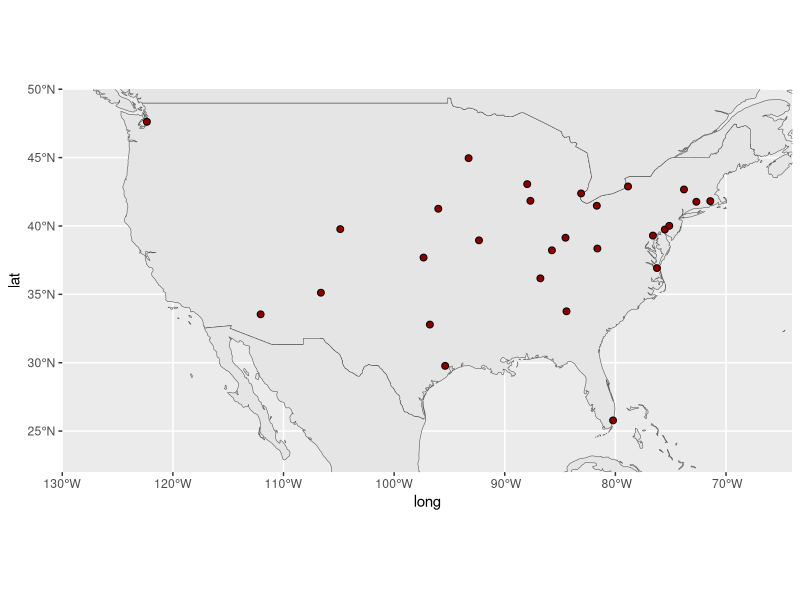
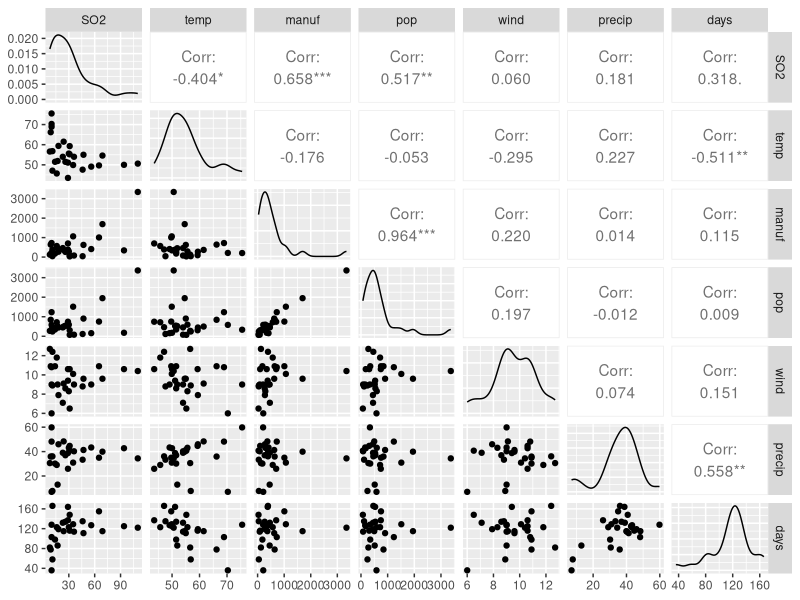
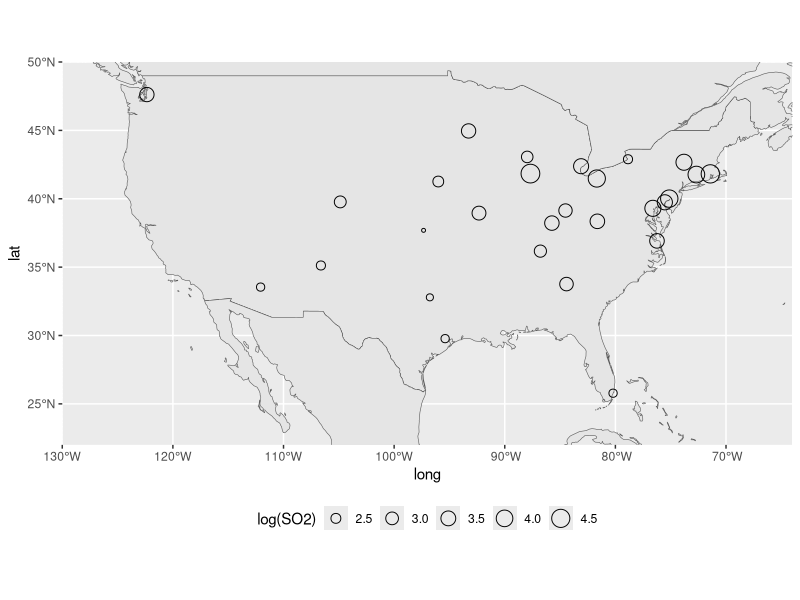
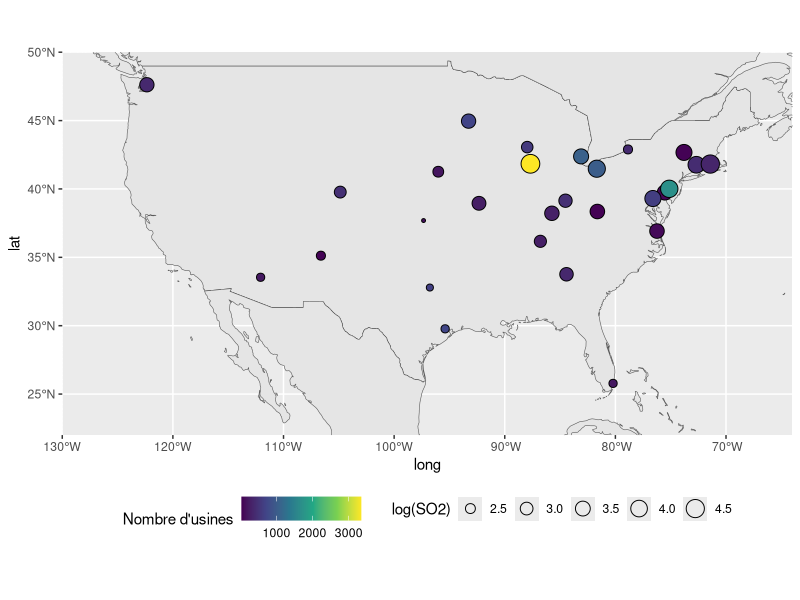
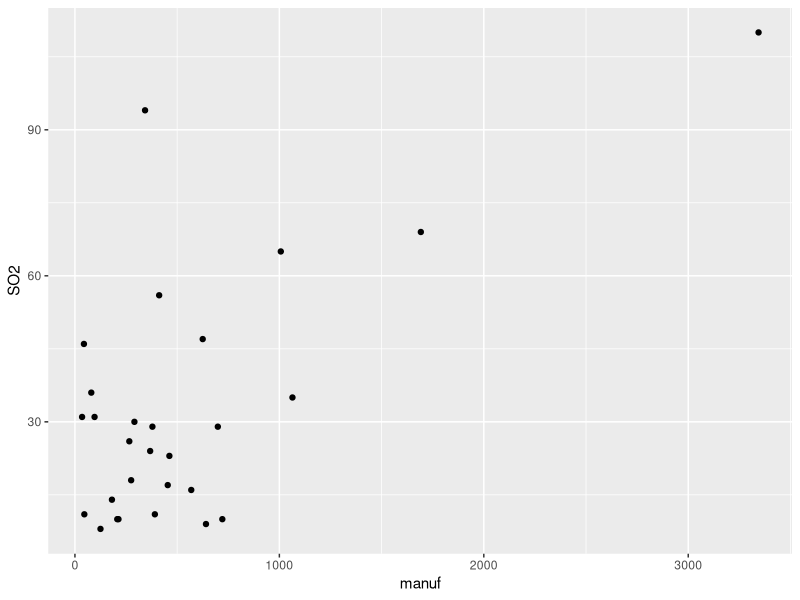
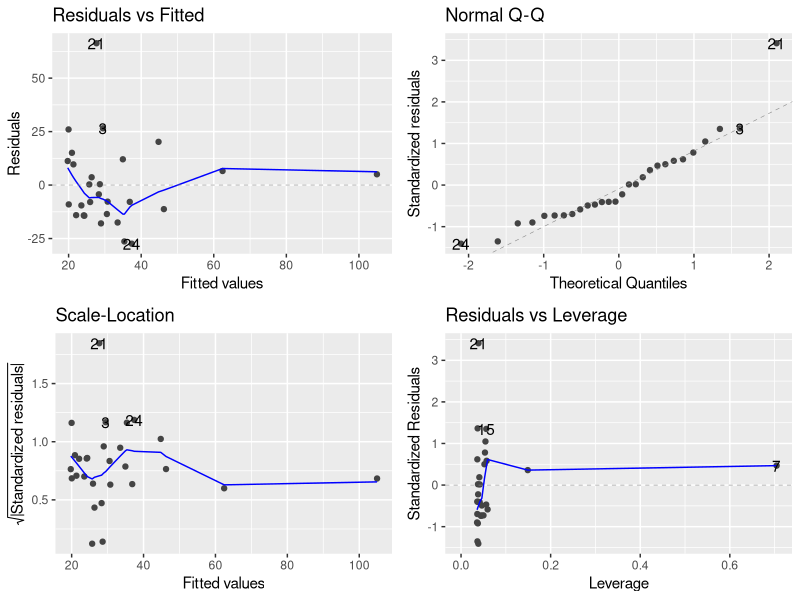
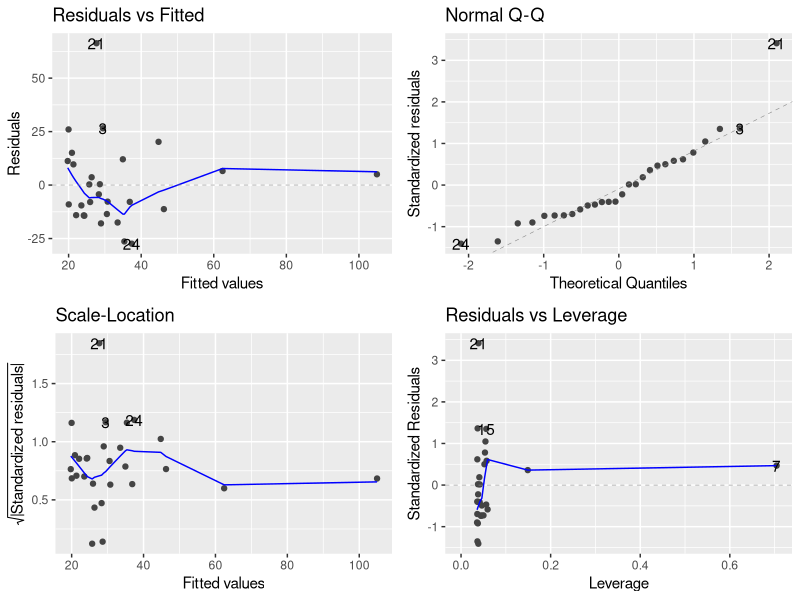
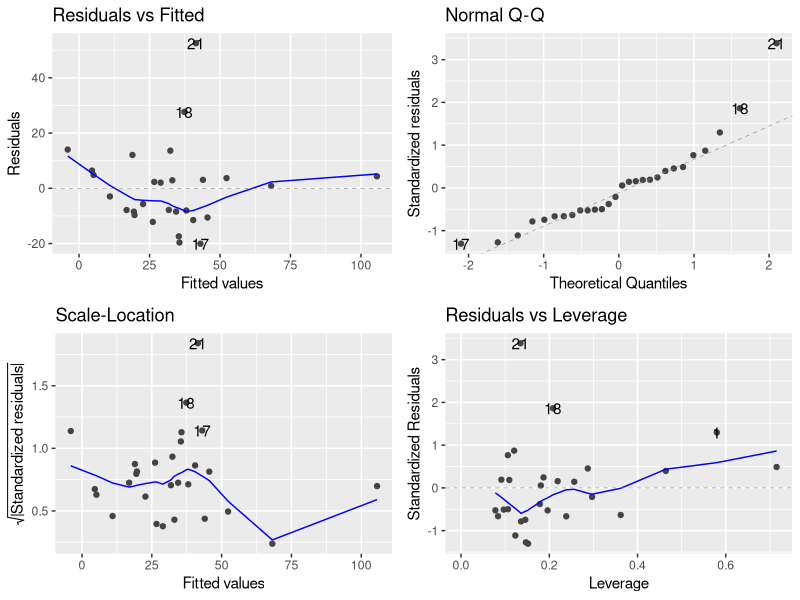

These figures' R source, in order:
## ---- chunk 1
knitr::opts_chunk$set(echo = TRUE)
## ---- chunk 2
library(ggplot2)
library(ggfortify)
library(tidyverse)
library(car)
library(sf)
library(maps)
library(rnaturalearth)
## ---- chunk 3
usdata <- read.table("data/USAIR2.DAT",
                     skip = 8,
                     header = T,
                     sep = ";")

usdata <- usdata %>%  
  mutate(City = as.character(City)) 
head(usdata)
## ---- chunk 4
##load us.cities 
data(us.cities)
nbCity <- dim(usdata)[1]
head(us.cities$name)

##indices of studied cities in us.cities
ind.cities <- c(694, 509, 802, 247, 387, 990, 944, 429, 559, 41,
                173, 422, 248, 988, 522, 609, 55, 250, 568, 443,
                785, 650, 7, 5, 126, 180, 185, 195, 693, 700, 726,
                549, 601, 225, 413, 794, 619, 753, 834, 165, 567)

sites <- us.cities[ind.cities,] 


sites %>% 
  select(-pop) %>% 
  mutate(City = str_replace(name, pattern =  " [:upper:]+", ''))  -> sites

usdata <- inner_join(sites, usdata)

 
world <- ne_countries(scale = "medium", returnclass = "sf")



ggplot(data = world) +
    geom_sf() +
    geom_point(data = usdata, aes(x = long, y = lat),
               size = 2, 
              shape = 21, fill = "darkred") +
    coord_sf(xlim = c(-130, -64), ylim = c(22, 50), expand = FALSE)
## ---- chunk 5
usdata %>%  summarise_if(is.numeric, mean, na.rm = TRUE) 
usdata %>%  summarise_if(is.numeric, sd, na.rm = TRUE) 

## ---- chunk 6
library(GGally)
usdata %>% select(-name, -country.etc, -capital, -City, -lat, -long) %>% ggpairs()
## ---- chunk 7

world <- ne_countries(scale = "medium", returnclass = "sf")
ggplot(data = world) +
    geom_sf() +
    geom_point(data = usdata, aes(x = long, y = lat, size = log(SO2)),
              shape = 21) +
    coord_sf(xlim = c(-130, -64), ylim = c(22, 50), expand = FALSE)  +  theme(legend.position = 'bottom') + scale_fill_gradient(low="blue", high="red") + 
  labs( size="log(SO2)")

## ---- chunk 8

world <- ne_countries(scale = "medium", returnclass = "sf")
ggplot(data = world) +
    geom_sf() +
    geom_point(data = usdata, aes(x = long, y = lat, fill = manuf, size = log(SO2)),
              shape = 21) +
    coord_sf(xlim = c(-130, -64), ylim = c(22, 50), expand = FALSE)  +  theme(legend.position = "bottom") + scale_fill_viridis_c() +     
  labs( size="log(SO2)", fill = "Nombre d'usines")

## ---- chunk 9
usdata %>% ggplot() + geom_point(aes(y=SO2, x =manuf))
## ---- chunk 10
us.lm <- lm(SO2 ~ manuf, data = usdata)
model.matrix(us.lm)

summary(us.lm)
## ---- chunk 11
lm0 <- lm(SO2 ~ 1, data = usdata)
anova(lm0, us.lm)
## ---- chunk 12
summary(us.lm)

## ---- chunk 13
autoplot(us.lm)

 h.us.lm <- hatvalues(us.lm)
 sum(h.us.lm)
 sum(h.us.lm)/length(usdata$SO2)
 
 
## ---- chunk 14
autoplot(us.lm, data = usdata)
## ---- chunk 15
usdata %>% mutate(id = rownames(usdata)) %>% filter(id != 'Chicago') -> usdata_sans_chicago
lm_sans_chicago <- lm(SO2 ~ manuf , data = usdata_sans_chicago)
summary(lm_sans_chicago)
## ---- chunk 16

us.lm2 <- lm(SO2 ~ temp + manuf + wind + precip + days, data = usdata)
## test de type I
anova(us.lm2)
## test de type II
Anova(us.lm2, type="II")

## ---- chunk 17
autoplot(us.lm2, data = usdata)

## ---- chunk 18
summary(us.lm2)

## ---- chunk 19
stepus.back <- step(us.lm2, direction = "backward")

## ---- chunk 20
stepus.forward <- step(lm(SO2~1,data=usdata), scope=~temp+pop+manuf+wind+precip+days
, direction="forward")

## ---- chunk 21
stepus.stepwise <- step(us.lm2, direction="both")

## ---- chunk 22
lm_select <- lm(SO2 ~ temp + manuf + pop + wind + precip, data = usdata)
summary(lm_select)


lm_select <- lm(SO2 ~ temp + manuf + pop + precip, data = usdata)
summary(lm_select)

lm_select <- lm(SO2 ~ temp + manuf + pop , data = usdata)
summary(lm_select)

lm_select <- lm(SO2 ~ manuf + pop , data = usdata)
summary(lm_select)
